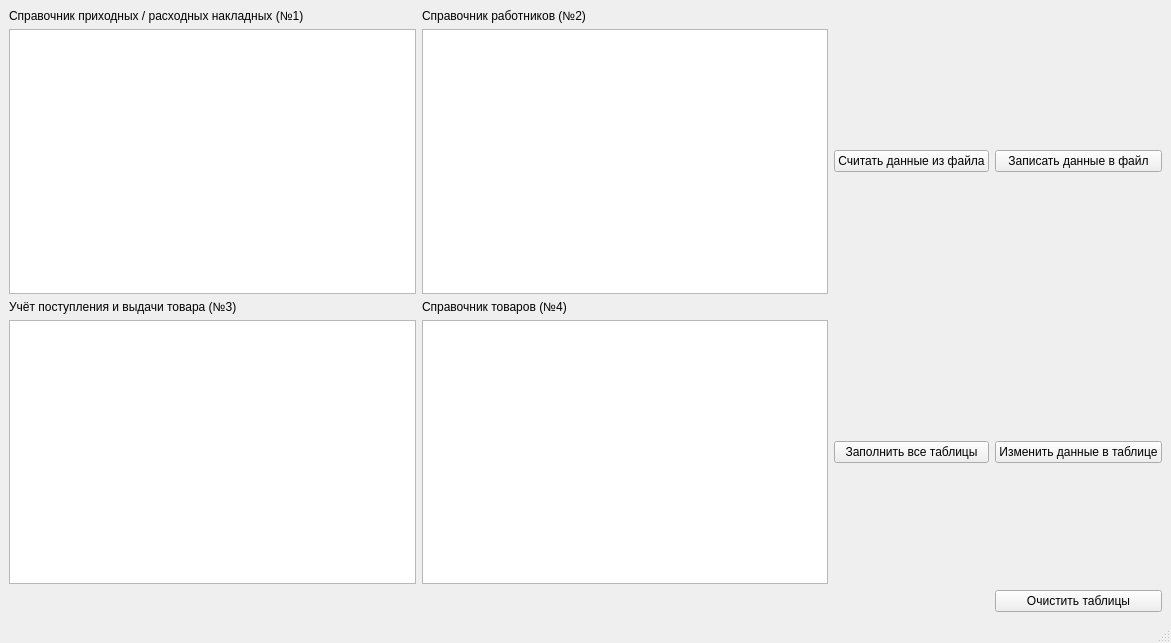
<?xml version="1.0" encoding="UTF-8"?>
<ui version="4.0">
 <class>MainWindow</class>
 <widget class="QMainWindow" name="MainWindow">
  <property name="geometry">
   <rect>
    <x>0</x>
    <y>0</y>
    <width>1171</width>
    <height>643</height>
   </rect>
  </property>
  <property name="windowTitle">
   <string>MainWindow</string>
  </property>
  <widget class="QWidget" name="centralwidget">
   <layout class="QGridLayout" name="gridLayout">
    <item row="0" column="0">
     <widget class="QLabel" name="label">
      <property name="text">
       <string>Справочник приходных / расходных накладных (№1)</string>
      </property>
     </widget>
    </item>
    <item row="3" column="0">
     <widget class="QTableView" name="tableInvoiceReferences"/>
    </item>
    <item row="0" column="1">
     <widget class="QLabel" name="label_2">
      <property name="text">
       <string>Справочник работников (№2)</string>
      </property>
     </widget>
    </item>
    <item row="7" column="1">
     <widget class="QLabel" name="label_4">
      <property name="text">
       <string>Справочник товаров (№4)</string>
      </property>
     </widget>
    </item>
    <item row="8" column="3">
     <widget class="QPushButton" name="change_data_in_table">
      <property name="text">
       <string>Изменить данные в таблице</string>
      </property>
     </widget>
    </item>
    <item row="3" column="1">
     <widget class="QTableView" name="tableEmployeeReferences"/>
    </item>
    <item row="3" column="2">
     <widget class="QPushButton" name="read_data_in_file">
      <property name="text">
       <string>Считать данные из файла</string>
      </property>
     </widget>
    </item>
    <item row="3" column="3">
     <widget class="QPushButton" name="write_data_in_file">
      <property name="text">
       <string>Записать данные в файл</string>
      </property>
     </widget>
    </item>
    <item row="7" column="0">
     <widget class="QLabel" name="label_3">
      <property name="text">
       <string>Учёт поступления и выдачи товара (№3)</string>
      </property>
     </widget>
    </item>
    <item row="8" column="0">
     <widget class="QTableView" name="tableAFT"/>
    </item>
    <item row="8" column="1">
     <widget class="QTableView" name="tableProductReferences"/>
    </item>
    <item row="8" column="2">
     <widget class="QPushButton" name="add_all_tables">
      <property name="text">
       <string>Заполнить все таблицы</string>
      </property>
     </widget>
    </item>
    <item row="9" column="3">
     <widget class="QPushButton" name="clear_all_tables">
      <property name="text">
       <string>Очистить таблицы</string>
      </property>
     </widget>
    </item>
   </layout>
  </widget>
  <widget class="QMenuBar" name="menubar">
   <property name="geometry">
    <rect>
     <x>0</x>
     <y>0</y>
     <width>1171</width>
     <height>26</height>
    </rect>
   </property>
  </widget>
  <widget class="QStatusBar" name="statusbar"/>
 </widget>
 <resources/>
 <connections/>
</ui>
